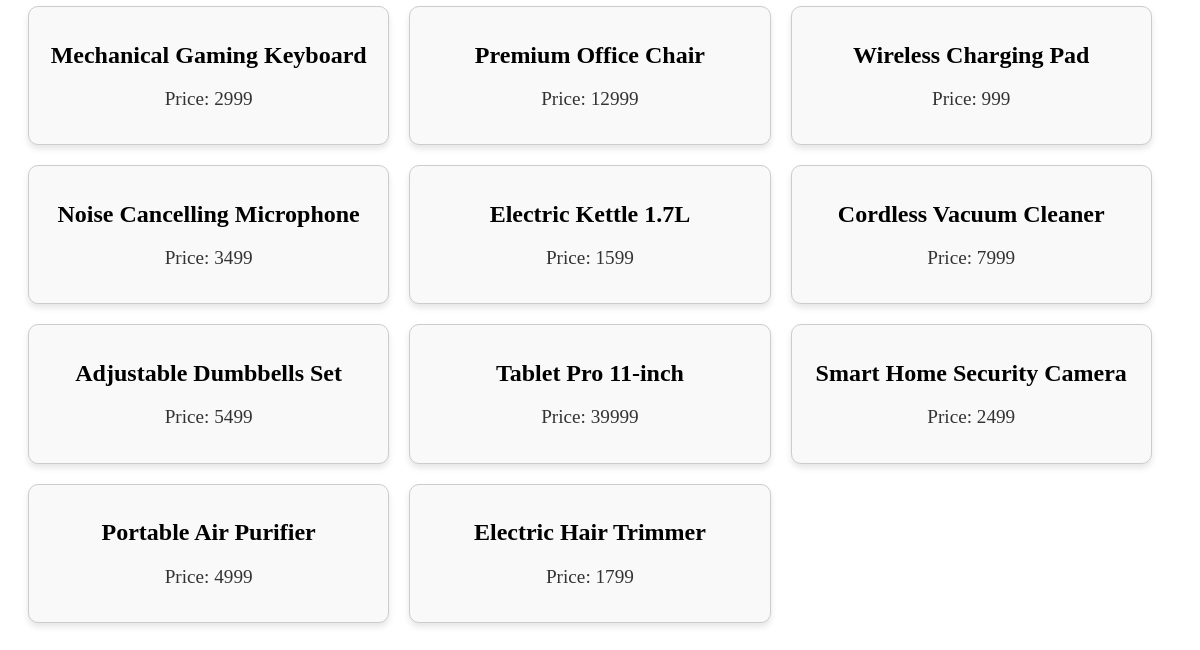
The app's page /search/ (lower part), older data.
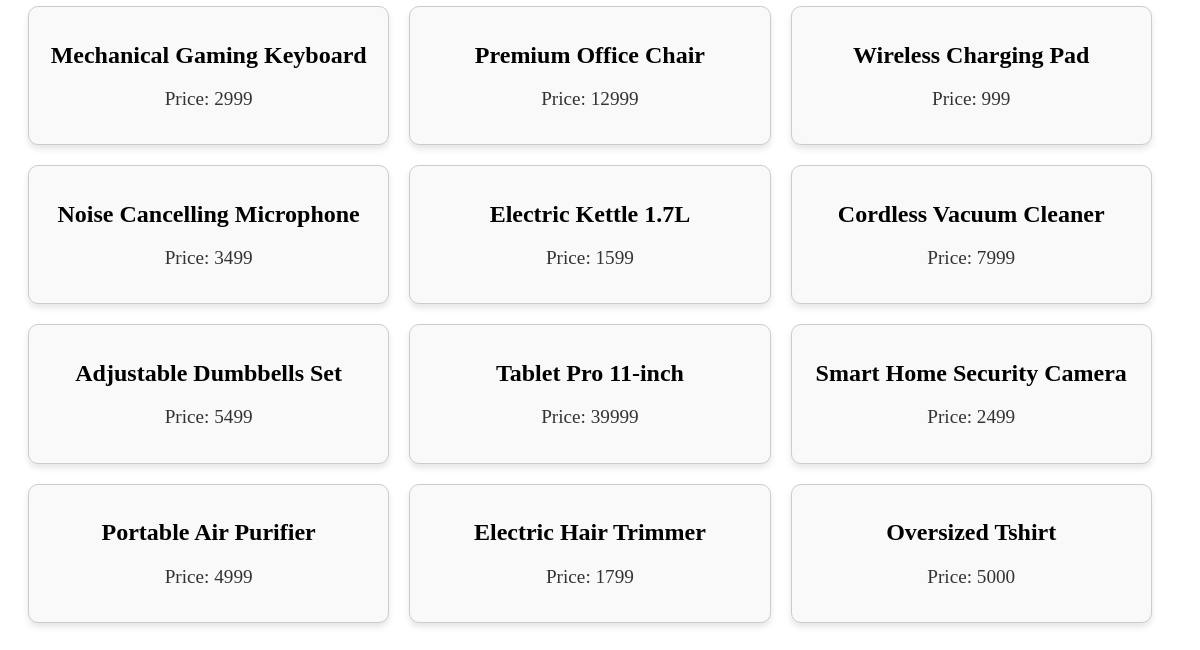
The same page, newer data.
### items/models.py (models this page shows, shortened)
class Product(models.Model):
    product_name = models.CharField(max_length=100,unique=True)
    product_price = models.IntegerField()
    product_quantity = models.IntegerField()
    product_rating = models.FloatField()
    product_company_name = models.CharField(max_length=50)
    product_info = models.CharField(max_length=2000,null=True)
    product_slug = models.SlugField(max_length=100, unique=True, blank=True)
    product_del = models.BooleanField(default=False)

### items/views.py (the view)
# urls.py: path("search/",views.search_products,name="search_items"),
def search_products(request):
    if 'logged_user' in request.session:
        user=User.objects.filter(user_username=request.session['logged_user']).first()
    else:
        user=None
    search_data = request.GET.get("query")
    all_companies_name = Product.objects.values('product_company_name').distinct()
    products = Product.objects.filter(product_del=False)
    if search_data:
        products = products.filter(product_name__icontains=search_data)
    return render(request, "items/searched_product.html", {
        'user' : user,
        'products': products,
        'query': search_data,
        'company': all_companies_name
    })

### items/templates/items/searched_product.html (shortened to what this page needs)
{% extends "base.html" %}
{% load static %}
{% block css_files %}
<link rel="stylesheet" href="{% static 'items/show_products.css' %}">
{% endblock %}
{% block content %}
<br>
{% include "items/includes/product_card.html" %}
{%endblock%}

### items/templates/items/includes/product_card.html (shortened to what this page needs)
{% load custom_filters %}
<div class="product-container">
{% for i in products %}
    <div class="product-box">
        <a href="{% url 'product_detail' i.product_slug %}" class="product-link">
            <h2><b>{{ i.product_name }}</b></h2>
            <p>Price: {{ i.product_price }}</p>
        </a>
    </div>
{% endfor %}
</div>

Row changes from the older to the newer data that the page shows:
added Product: product_name "Oversized Tshirt", product_price "5000"
